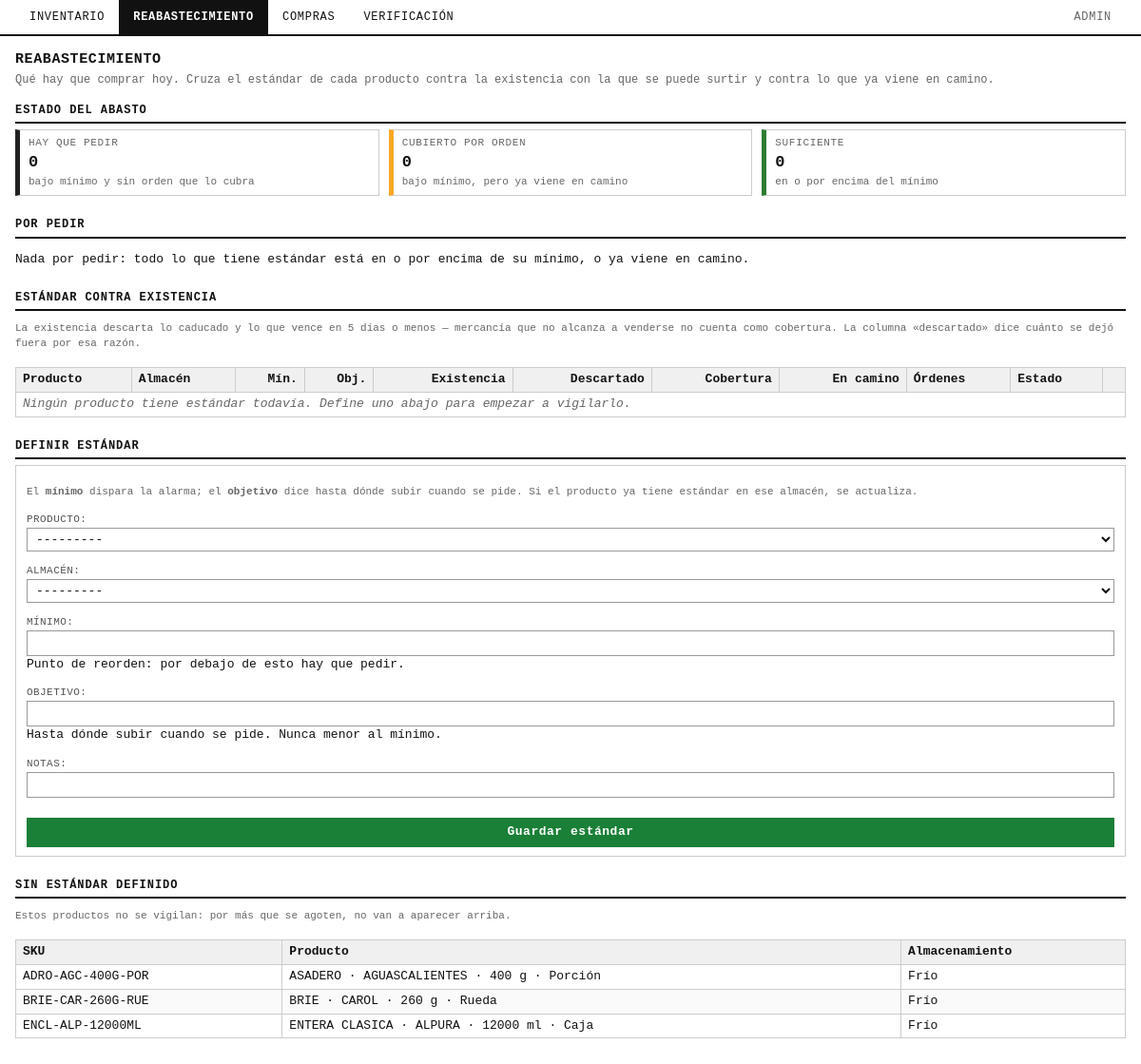
Page /reabastecimiento/ (signed in) on the earlier database version.
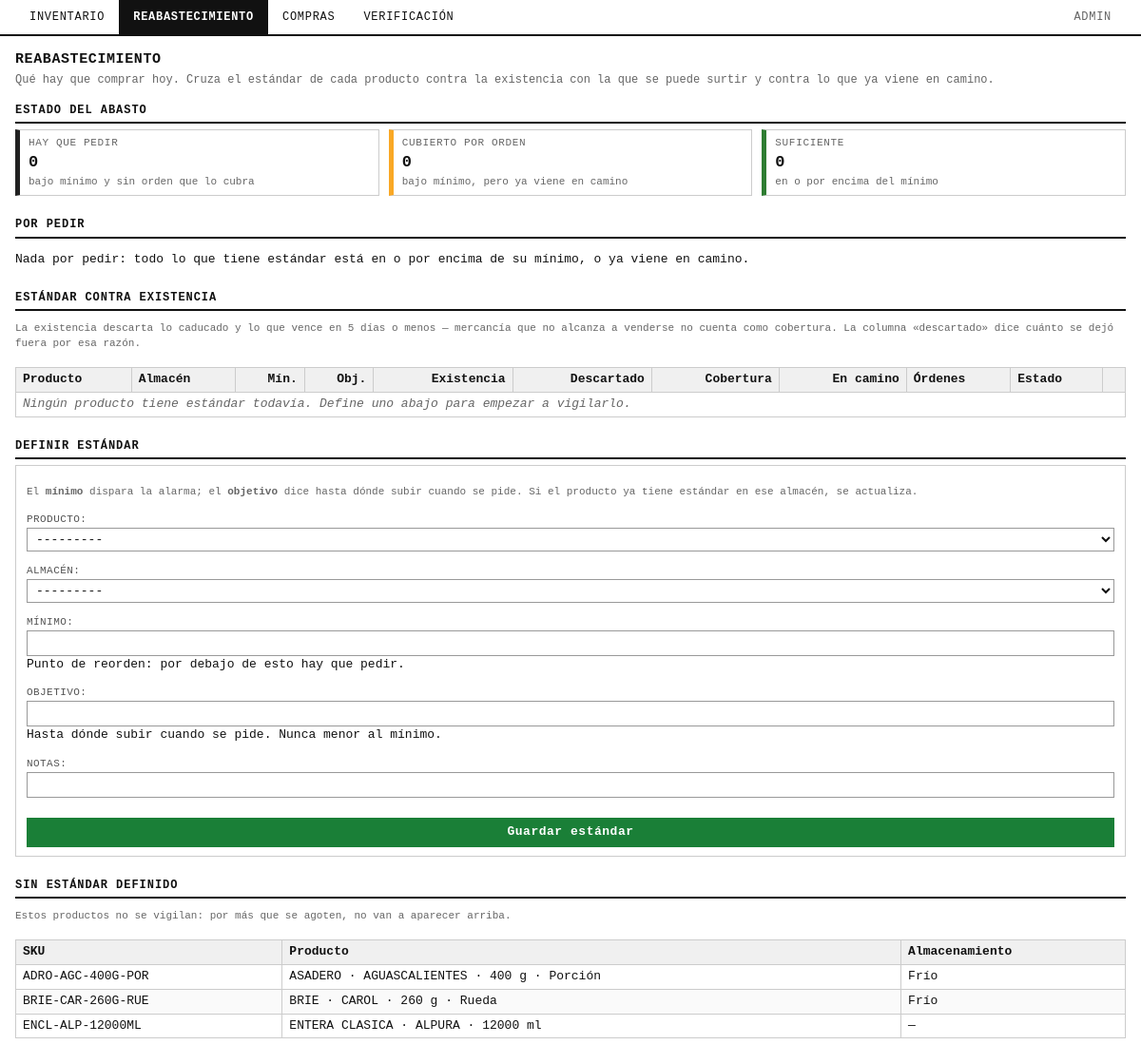
Same page on the later database version.
### catalogo/models.py (models this page shows, shortened)
class Producto(models.Model):
    class TipoPrecio(models.TextChoices):
        PIEZA = "pieza", "Por pieza"
        KILO = "kilo", "Por kilo"
        LITRO = "litro", "Por litro"
    class TipoAlmacenamiento(models.TextChoices):
        SECO = "seco", "Seco"
        FRIO = "frio", "Frío"
        CONGELADO = "congelado", "Congelado"
    class Unidad(models.TextChoices):
        GRAMO = "g", "g"
        MILILITRO = "ml", "ml"
        PIEZA = "pza", "pza"
    class Forma(models.TextChoices):
        BARRA = "BAR", "Barra"
        RUEDA = "RUE", "Rueda"
        REBANADO = "REB", "Rebanado"
        PORCION = "POR", "Porción"
        CUNA = "CUN", "Cuña"
        TETRAPAK = "TPK", "Tetrapak"
        CAJA = "CJA", "Caja"
        GRANEL = "GRA", "Granel"
        CUBETA = "CUB", "Cubeta"
    sku = models.CharField(
        "SKU",
        max_length=32,
        unique=True,
        blank=True,
        help_text="Se genera solo al guardar por primera vez. No editar después.",
    )
    linea = models.ForeignKey(
        LineaProducto,
        on_delete=models.PROTECT,
        related_name="productos",
        verbose_name="línea",
    )
    marca = models.ForeignKey(
        Marca,
        on_delete=models.PROTECT,
        null=True,
        blank=True,
        related_name="productos",
        verbose_name="marca",
        help_text=" ",
    )
    contenido_neto = models.DecimalField(
        "contenido neto",
        max_digits=9,
        decimal_places=2,
        null=True,
        blank=True,
        help_text=" ",
    )
    unidad_contenido = models.CharField(
        "unidad", max_length=3, choices=Unidad.choices, blank=True
    )
    forma = models.CharField("forma", max_length=3, choices=Forma.choices, blank=True)
    """
    etiqueta_empaque = models.CharField(
        "empaque (texto original)",
        max_length=100,
        blank=True,
        help_text='Texto tal cual venía en el archivo, p. ej. "13 kg. / 1 kg"',
    )
    """
    tipo_precio = models.CharField(
        "tipo de precio", max_length=10, choices=TipoPrecio.choices
    )
    precio_compra = models.DecimalField("precio compra", max_digits=10, decimal_places=2)
    precio_venta = models.DecimalField("precio venta", max_digits=10, decimal_places=2)
    proveedor_1 = models.CharField("proveedor 1", max_length=150, blank=True)
    proveedor_2 = models.CharField("proveedor 2", max_length=150, blank=True)
    unidades_por_empaque  = models.IntegerField(verbose_name="unidades por empaque", blank=True, default=1, help_text="Cantidad de unidades por empaque o caja.")
    vida_anaquel = models.IntegerField(verbose_name="días anaquel")
    requiere_produccion = models.BooleanField(
        "requiere producción",
        default=False,
        help_text="",
    )
    producido_de = models.ForeignKey(
        "self",
        on_delete=models.SET_NULL,
        null=True,
        blank=True,
        related_name="salidas_produccion",
        verbose_name="producido a partir de",
        help_text="Producto base del que sale, p. ej. CHEDAR REBANADO ← CHEDAR BARRA",
    )
    tipo_almacenamiento = models.CharField(
        "almacenamiento",
        max_length=10,
        choices=TipoAlmacenamiento.choices,
        blank=True,
    )
    """
    dias_entrega = models.PositiveSmallIntegerField(
        "días de entrega",
        null=True,
        blank=True,
        help_text='Para productos bajo pedido — normalmente 4',
    )
    """
    disponible_para_pedido = models.BooleanField("disponible para pedido", default=True)
    notas = models.CharField("notas", max_length=255, blank=True)
    visible_para_clientes = models.BooleanField("visible para clientes", default=False)
    descripcion = models.TextField("descripción", blank=True)
    imagen = models.ImageField("imagen", upload_to="productos/", blank=True, null=True)
    creado_en = models.DateTimeField("creado en", auto_now_add=True)
    actualizado_en = models.DateTimeField("actualizado en", auto_now=True)
    class Meta:
        verbose_name = "producto"
        verbose_name_plural = "productos"
        ordering = ["linea__categoria__orden", "linea__nombre", "marca__nombre"]
        constraints = [
            models.UniqueConstraint(
                fields=["linea", "marca", "contenido_neto", "unidad_contenido", "forma"],
                name="variante_producto_unica",
            )
        ]
        indexes = [
            models.Index(fields=["linea", "marca"]),
            models.Index(fields=["disponible_para_pedido", "visible_para_clientes"]),
        ]
    def __str__(self):
        return f"{self.sku} — {self.nombre_completo}"
    @property
    def etiqueta_tamano(self):
        if self.contenido_neto and self.unidad_contenido:
            return f"{self.contenido_neto.normalize():f} {self.unidad_contenido}"
        return ""
    @property
    def nombre_completo(self):
        partes = [self.linea.nombre]
        if self.marca:
            partes.append(self.marca.nombre)
        if self.etiqueta_tamano:
            partes.append(self.etiqueta_tamano)
        if self.forma:
            partes.append(self.get_forma_display())
        return " · ".join(partes)

class LineaProducto(models.Model):
    nombre = models.CharField("nombre", max_length=100, unique=True)
    codigo = models.CharField(
        "código",
        max_length=4,
        unique=True,
        help_text="Código corto usado en el SKU, p. ej. MASC, CHED, JPAV. No cambia.",
    )
    categoria = models.ForeignKey(
        Categoria,
        on_delete=models.PROTECT,
        related_name="lineas",
        verbose_name="categoría",
    )
    class Meta:
        verbose_name = "línea de producto"
        verbose_name_plural = "líneas de producto"
        ordering = ["categoria__orden", "nombre"]

class Marca(models.Model):
    nombre = models.CharField("nombre", max_length=100, unique=True)
    codigo = models.CharField(
        "código",
        max_length=3,
        unique=True,
        help_text="Código de 3 letras usado en el SKU, p. ej. BEL, KRO, LYN.",
    )
    notas = models.CharField(
        "notas",
        max_length=255,
        blank=True,
        help_text='',
    )
    class Meta:
        verbose_name = "marca"
        verbose_name_plural = "marcas"
        ordering = ["nombre"]

### core/reabastecimiento_consola.py (the view)
@staff_member_required
def pagina_reabastecimiento(request):
    almacen = None
    clave = request.GET.get("almacen") or ""
    if clave:
        almacen = Almacen.objects.filter(clave=clave).first()
    diagnosticos = reabastecimiento.evaluar(almacen=almacen)
    conteo = reabastecimiento.resumen(diagnosticos)
    return render(
        request,
        "core/reabastecimiento.html",
        {
            "pagina": "reabastecimiento",
            "diagnosticos": diagnosticos,
            "por_pedir": [d for d in diagnosticos if d.requiere_pedir],
            "conteo": conteo,
            "almacenes": Almacen.objects.filter(activo=True).order_by("clave"),
            "almacen_activo": almacen,
            "clave_activa": clave,
            "form_estandar": forms.EstandarInventarioForm(),
            "sin_estandar": reabastecimiento.productos_sin_estandar(almacen)[:30],
            "umbral_util": reabastecimiento.Lote.UMBRAL_NEGRO,
        },
    )

### core/forms.py
class EstandarInventarioForm(BaseConsolaForm):
    class Meta:
        model = EstandarInventario
        fields = ("producto", "almacen", "cantidad_minima", "cantidad_objetivo", "notas")
    def __init__(self, *args, **kwargs):
        super().__init__(*args, **kwargs)
        self.fields["almacen"].queryset = Almacen.objects.filter(activo=True)
        self.fields["producto"].queryset = Producto.objects.select_related("linea", "marca")

### inventario/models.py (called while the page is built)
    def __str__(self):
        return f"{self.clave} — {self.nombre}"

    def disponibles(self):
        return self.filter(cantidad_actual__gt=0, activo=True)

    def utiles(self):
        limite = timezone.now().date() + timedelta(days=Lote.UMBRAL_NEGRO)
        return self.disponibles().filter(fecha_caducidad__gt=limite)

### inventario/reabastecimiento.py (called while the page is built, shortened)
def _en_camino_por_llave(estatus, almacen=None):
    totales = {}
    detalle = {}
    return totales, detalle

def resumen(diagnosticos):
    conteo = {estatus: 0 for estatus in EstatusAbasto.ETIQUETAS}
    for diagnostico in diagnosticos:
        conteo[diagnostico.estatus] += 1
    return conteo

### core/templates/core/reabastecimiento.html (shortened to what the changed rows need)
{% extends "core/base_temporal.html" %}
{% block encabezado %}Reabastecimiento{% endblock %}
{% block contenido %}
<section>
  <h2>Estado del abasto</h2>
</section>
<section>
  <h2>Por pedir</h2>
</section>
<section>
  <h2>Estándar contra existencia</h2>
  <div class="wrap"><table>
    <thead><tr>
      <th>Producto</th><th>Almacén</th>
      <th class="num">Mín.</th><th class="num">Obj.</th>
      <th class="num">Existencia</th><th class="num">Descartado</th>
      <th class="num">Cobertura</th>
      <th class="num">En camino</th><th>Órdenes</th>
      <th>Estado</th><th></th>
    </tr></thead>
  </table></div>
</section>
<section>
  <h2>Definir estándar</h2>
</section>
{% if sin_estandar %}
<section>
  <h2>Sin estándar definido</h2>
  <div class="wrap"><table>
    <thead><tr><th>SKU</th><th>Producto</th><th>Almacenamiento</th></tr></thead>
    <tbody>
    {% for p in sin_estandar %}
      <tr>
        <td>{{ p.sku }}</td>
        <td>{{ p.nombre_completo }}</td>
        <td>{{ p.get_tipo_almacenamiento_display|default:"—" }}</td>
      </tr>
    {% endfor %}
    </tbody>
  </table></div>
</section>
{% endif %}
{% endblock %}

Differences in the rows shown:
changed Producto "ENCL-ALP-12000ML": nombre_completo "ENTERA CLASICA · ALPURA · 12000 ml · Caja" → "ENTERA CLASICA · ALPURA · 12000 ml"; tipo_almacenamiento "Frío" → "—"
